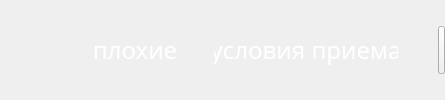
       <widget class="QWidget" name="cthree" native="true">
        <property name="styleSheet">
         <string notr="true"/>
        </property>
        <layout class="QHBoxLayout" name="horizontalLayout_4" stretch="1,6,7,0,1">
         <property name="spacing">
          <number>0</number>
         </property>
         <property name="leftMargin">
          <number>10</number>
         </property>
         <property name="topMargin">
          <number>0</number>
         </property>
         <property name="rightMargin">
          <number>0</number>
         </property>
         <property name="bottomMargin">
          <number>0</number>
         </property>
         <item>
          <widget class="QPushButton" name="breakTrackBut">
           <property name="minimumSize">
            <size>
             <width>46</width>
             <height>46</height>
            </size>
           </property>
           <property name="maximumSize">
            <size>
             <width>46</width>
             <height>46</height>
            </size>
           </property>
           <property name="styleSheet">
            <string notr="true">QPushButton{
     padding-right: 15px; /* make room for the arrows */
	border-image: url(:/Pyramid/brakeMarshButR.png);
     border-width: 3;}</string>
           </property>
           <property name="text">
            <string/>
           </property>
           <property name="iconSize">
            <size>
             <width>46</width>
             <height>46</height>
            </size>
           </property>
           <property name="flat">
            <bool>true</bool>
           </property>
          </widget>
         </item>
         <item>
          <widget class="QLabel" name="lat_tm_lbl">
           <property name="minimumSize">
            <size>
             <width>150</width>
             <height>0</height>
            </size>
           </property>
           <property name="palette">
            <palette>
             <active>
              <colorrole role="WindowText">
               <brush brushstyle="SolidPattern">
                <color alpha="255">
                 <red>255</red>
                 <green>255</green>
                 <blue>255</blue>
                </color>
               </brush>
              </colorrole>
              <colorrole role="Text">
               <brush brushstyle="SolidPattern">
                <color alpha="255">
                 <red>255</red>
                 <green>255</green>
                 <blue>255</blue>
                </color>
               </brush>
              </colorrole>
              <colorrole role="ButtonText">
               <brush brushstyle="SolidPattern">
                <color alpha="255">
                 <red>255</red>
                 <green>255</green>
                 <blue>255</blue>
                </color>
               </brush>
              </colorrole>
             </active>
             <inactive>
              <colorrole role="WindowText">
               <brush brushstyle="SolidPattern">
                <color alpha="255">
                 <red>255</red>
                 <green>255</green>
                 <blue>255</blue>
                </color>
               </brush>
              </colorrole>
              <colorrole role="Text">
               <brush brushstyle="SolidPattern">
                <color alpha="255">
                 <red>255</red>
                 <green>255</green>
                 <blue>255</blue>
                </color>
               </brush>
              </colorrole>
              <colorrole role="ButtonText">
               <brush brushstyle="SolidPattern">
                <color alpha="255">
                 <red>255</red>
                 <green>255</green>
                 <blue>255</blue>
                </color>
               </brush>
              </colorrole>
             </inactive>
             <disabled>
              <colorrole role="WindowText">
               <brush brushstyle="SolidPattern">
                <color alpha="255">
                 <red>120</red>
                 <green>120</green>
                 <blue>120</blue>
                </color>
               </brush>
              </colorrole>
              <colorrole role="Text">
               <brush brushstyle="SolidPattern">
                <color alpha="255">
                 <red>120</red>
                 <green>120</green>
                 <blue>120</blue>
                </color>
               </brush>
              </colorrole>
              <colorrole role="ButtonText">
               <brush brushstyle="SolidPattern">
                <color alpha="255">
                 <red>120</red>
                 <green>120</green>
                 <blue>120</blue>
                </color>
               </brush>
              </colorrole>
             </disabled>
            </palette>
           </property>
           <property name="font">
            <font>
             <family>Trebuchet MS</family>
             <pointsize>18</pointsize>
            </font>
           </property>
           <property name="layoutDirection">
            <enum>Qt::LeftToRight</enum>
           </property>
           <property name="text">
            <string>плохие</string>
           </property>
           <property name="alignment">
            <set>Qt::AlignCenter</set>
           </property>
          </widget>
         </item>
         <item>
          <widget class="QLabel" name="lon_tm_lbl">
           <property name="minimumSize">
            <size>
             <width>150</width>
             <height>0</height>
            </size>
           </property>
           <property name="palette">
            <palette>
             <active>
              <colorrole role="WindowText">
               <brush brushstyle="SolidPattern">
                <color alpha="255">
                 <red>255</red>
                 <green>255</green>
                 <blue>255</blue>
                </color>
               </brush>
              </colorrole>
              <colorrole role="Text">
               <brush brushstyle="SolidPattern">
                <color alpha="255">
                 <red>255</red>
                 <green>255</green>
                 <blue>255</blue>
                </color>
               </brush>
              </colorrole>
              <colorrole role="ButtonText">
               <brush brushstyle="SolidPattern">
                <color alpha="255">
                 <red>255</red>
                 <green>255</green>
                 <blue>255</blue>
                </color>
               </brush>
              </colorrole>
             </active>
             <inactive>
              <colorrole role="WindowText">
               <brush brushstyle="SolidPattern">
                <color alpha="255">
                 <red>255</red>
                 <green>255</green>
                 <blue>255</blue>
                </color>
               </brush>
              </colorrole>
              <colorrole role="Text">
               <brush brushstyle="SolidPattern">
                <color alpha="255">
                 <red>255</red>
                 <green>255</green>
                 <blue>255</blue>
                </color>
               </brush>
              </colorrole>
              <colorrole role="ButtonText">
               <brush brushstyle="SolidPattern">
                <color alpha="255">
                 <red>255</red>
                 <green>255</green>
                 <blue>255</blue>
                </color>
               </brush>
              </colorrole>
             </inactive>
             <disabled>
              <colorrole role="WindowText">
               <brush brushstyle="SolidPattern">
                <color alpha="255">
                 <red>120</red>
                 <green>120</green>
                 <blue>120</blue>
                </color>
               </brush>
              </colorrole>
              <colorrole role="Text">
               <brush brushstyle="SolidPattern">
                <color alpha="255">
                 <red>120</red>
                 <green>120</green>
                 <blue>120</blue>
                </color>
               </brush>
              </colorrole>
              <colorrole role="ButtonText">
               <brush brushstyle="SolidPattern">
                <color alpha="255">
                 <red>120</red>
                 <green>120</green>
                 <blue>120</blue>
                </color>
               </brush>
              </colorrole>
             </disabled>
            </palette>
           </property>
           <property name="font">
            <font>
             <family>Trebuchet MS</family>
             <pointsize>18</pointsize>
            </font>
           </property>
           <property name="layoutDirection">
            <enum>Qt::LeftToRight</enum>
           </property>
           <property name="text">
            <string>условия приема</string>
           </property>
           <property name="alignment">
            <set>Qt::AlignCenter</set>
           </property>
          </widget>
         </item>
         <item>
          <widget class="QPushButton" name="connectLbl">
           <property name="minimumSize">
            <size>
             <width>40</width>
             <height>35</height>
            </size>
           </property>
           <property name="maximumSize">
            <size>
             <width>40</width>
             <height>35</height>
            </size>
           </property>
           <property name="styleSheet">
            <string notr="true"/>
           </property>
           <property name="text">
            <string/>
           </property>
           <property name="icon">
            <iconset resource="../Resources/PyramidWidgets.qrc">
             <normaloff>:/Pyramid/send_data_hz.png</normaloff>:/Pyramid/send_data_hz.png</iconset>
           </property>
           <property name="iconSize">
            <size>
             <width>40</width>
             <height>35</height>
            </size>
           </property>
           <property name="flat">
            <bool>true</bool>
           </property>
          </widget>
         </item>
         <item>
          <widget class="QPushButton" name="pushButton_5">
           <property name="minimumSize">
            <size>
             <width>7</width>
             <height>48</height>
            </size>
           </property>
           <property name="maximumSize">
            <size>
             <width>7</width>
             <height>48</height>
            </size>
           </property>
           <property name="styleSheet">
            <string notr="true"> QPushButton:hover:pressed {border-image: url(:/Pyramid/razd.png);}
 
QPushButton{	border-image: url(:/Pyramid/razd.png);}

 QPushButton:hover {	border-image: url(:/Pyramid/razd.png);}</string>
           </property>
           <property name="text">
            <string/>
           </property>
          </widget>
         </item>
        </layout>
       </widget>
